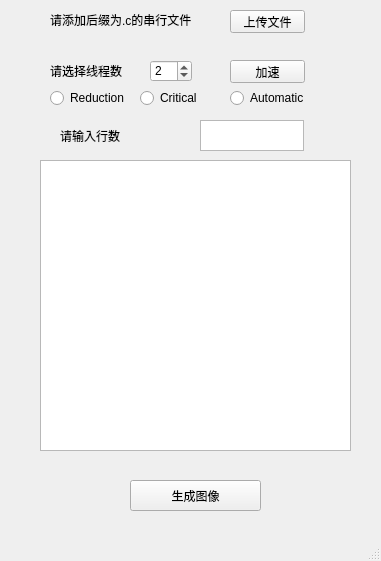
<?xml version="1.0" encoding="UTF-8"?>
<ui version="4.0">
 <class>Accelerator</class>
 <widget class="QMainWindow" name="Accelerator">
  <property name="geometry">
   <rect>
    <x>0</x>
    <y>0</y>
    <width>381</width>
    <height>561</height>
   </rect>
  </property>
  <property name="windowTitle">
   <string>Accelerator</string>
  </property>
  <widget class="QWidget" name="centralwidget">
   <widget class="QLabel" name="label">
    <property name="geometry">
     <rect>
      <x>50</x>
      <y>10</y>
      <width>151</width>
      <height>20</height>
     </rect>
    </property>
    <property name="text">
     <string>请添加后缀为.c的串行文件</string>
    </property>
   </widget>
   <widget class="QPushButton" name="pushButton">
    <property name="geometry">
     <rect>
      <x>230</x>
      <y>10</y>
      <width>75</width>
      <height>23</height>
     </rect>
    </property>
    <property name="text">
     <string>上传文件</string>
    </property>
   </widget>
   <widget class="QPushButton" name="pushButton_2">
    <property name="geometry">
     <rect>
      <x>230</x>
      <y>60</y>
      <width>75</width>
      <height>23</height>
     </rect>
    </property>
    <property name="text">
     <string>加速</string>
    </property>
   </widget>
   <widget class="QPushButton" name="pushButton_3">
    <property name="geometry">
     <rect>
      <x>130</x>
      <y>480</y>
      <width>131</width>
      <height>31</height>
     </rect>
    </property>
    <property name="text">
     <string>生成图像</string>
    </property>
   </widget>
   <widget class="QSpinBox" name="spinBox">
    <property name="geometry">
     <rect>
      <x>150</x>
      <y>60</y>
      <width>42</width>
      <height>22</height>
     </rect>
    </property>
    <property name="minimum">
     <number>1</number>
    </property>
    <property name="maximum">
     <number>12</number>
    </property>
    <property name="singleStep">
     <number>2</number>
    </property>
    <property name="value">
     <number>2</number>
    </property>
   </widget>
   <widget class="QLabel" name="label_2">
    <property name="geometry">
     <rect>
      <x>50</x>
      <y>60</y>
      <width>81</width>
      <height>21</height>
     </rect>
    </property>
    <property name="text">
     <string>请选择线程数</string>
    </property>
   </widget>
   <widget class="QPlainTextEdit" name="plainTextEdit">
    <property name="geometry">
     <rect>
      <x>40</x>
      <y>160</y>
      <width>311</width>
      <height>291</height>
     </rect>
    </property>
   </widget>
   <widget class="QTextEdit" name="textEdit">
    <property name="geometry">
     <rect>
      <x>200</x>
      <y>120</y>
      <width>104</width>
      <height>31</height>
     </rect>
    </property>
   </widget>
   <widget class="QLabel" name="label_3">
    <property name="geometry">
     <rect>
      <x>60</x>
      <y>110</y>
      <width>101</width>
      <height>51</height>
     </rect>
    </property>
    <property name="text">
     <string>请输入行数</string>
    </property>
   </widget>
   <widget class="QRadioButton" name="radioButton">
    <property name="geometry">
     <rect>
      <x>50</x>
      <y>90</y>
      <width>83</width>
      <height>16</height>
     </rect>
    </property>
    <property name="text">
     <string>Reduction</string>
    </property>
   </widget>
   <widget class="QRadioButton" name="radioButton_2">
    <property name="geometry">
     <rect>
      <x>140</x>
      <y>90</y>
      <width>81</width>
      <height>16</height>
     </rect>
    </property>
    <property name="text">
     <string>Critical</string>
    </property>
   </widget>
   <widget class="QRadioButton" name="radioButton_3">
    <property name="geometry">
     <rect>
      <x>230</x>
      <y>90</y>
      <width>83</width>
      <height>16</height>
     </rect>
    </property>
    <property name="text">
     <string>Automatic</string>
    </property>
   </widget>
  </widget>
  <widget class="QMenuBar" name="menubar">
   <property name="geometry">
    <rect>
     <x>0</x>
     <y>0</y>
     <width>381</width>
     <height>22</height>
    </rect>
   </property>
  </widget>
  <widget class="QStatusBar" name="statusbar"/>
 </widget>
 <resources/>
 <connections/>
</ui>
